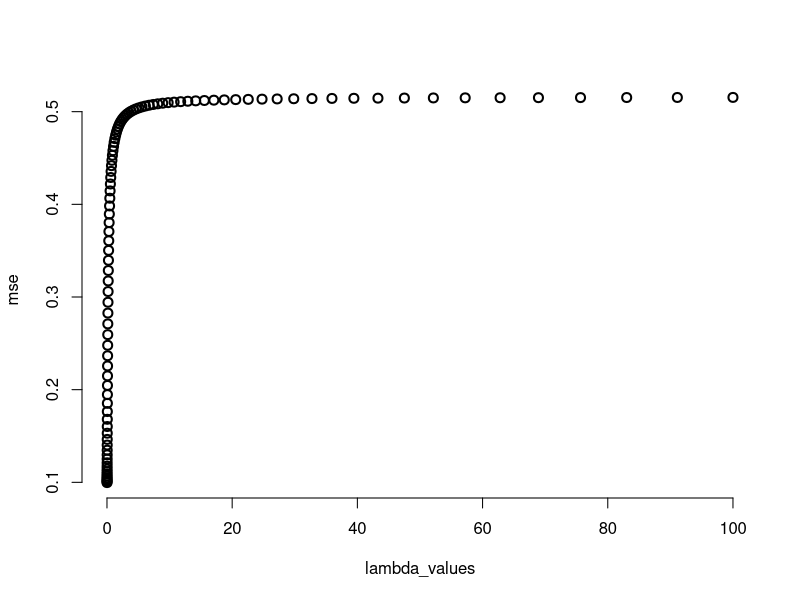

Here is the R script that generated this plot:
# Odd numbered observations as training, even numbered as testing
train = iris[(seq(nrow(iris))%%2==1),]
test = iris[(seq(nrow(iris))%%2==0),]

# Ridge Regression  Input: x1 = Sepal.Width, x2 = Petal.Length, x3 = Petal.Width
#                   Output: y = Sepal.Length
# Compute norm
norm_vec <- function(x) sqrt(sum(x^2))

# Rescale
rescale <- function(x) (x-mean(x))/norm_vec(x-mean(x))

inputs = 3

# Rescale inputs
X_train = apply(train[, c("Sepal.Width", "Petal.Length", "Petal.Width")], 2, rescale)
X_test = apply(test[, c("Sepal.Width", "Petal.Length", "Petal.Width")], 2, rescale)

y_train = train$Sepal.Length
y_test = test$Sepal.Length

# Initial guess
lambda = 1

# Compute model coefficents
b0_hat = mean(y_train)
b_hat = solve(t(X_train) %*% X_train + lambda * inputs) %*% t(X_train) %*% (y_train - b0_hat)

# Make predictions
y_pred = b0_hat + X_test%*%b_hat

# Estimate mean-squared error
mean((y_test - y_pred)^2)

# Optimize lambda
lambda_values = 10^seq(-2, 2, length = 100)
lambda_amount = length(lambda_values)
mse = matrix(NA, nrow = lambda_amount)

for(i in 1:lambda_amount){
  lambda = lambda_values[i]
  
  b0_hat = mean(y_train)
  b_hat = solve(t(X_train) %*% X_train + lambda * inputs) %*% t(X_train) %*% (y_train - b0_hat)
  
  # Make predictions on testing data
  y_pred = b0_hat + X_test %*% b_hat
  
  # Estimate mean-squared error
  mse[i] = mean((y_test - y_pred)^2)
}

mse
plot(lambda_values, mse, bty = 'n', 
     lwd = 2, cex = 1.2)
